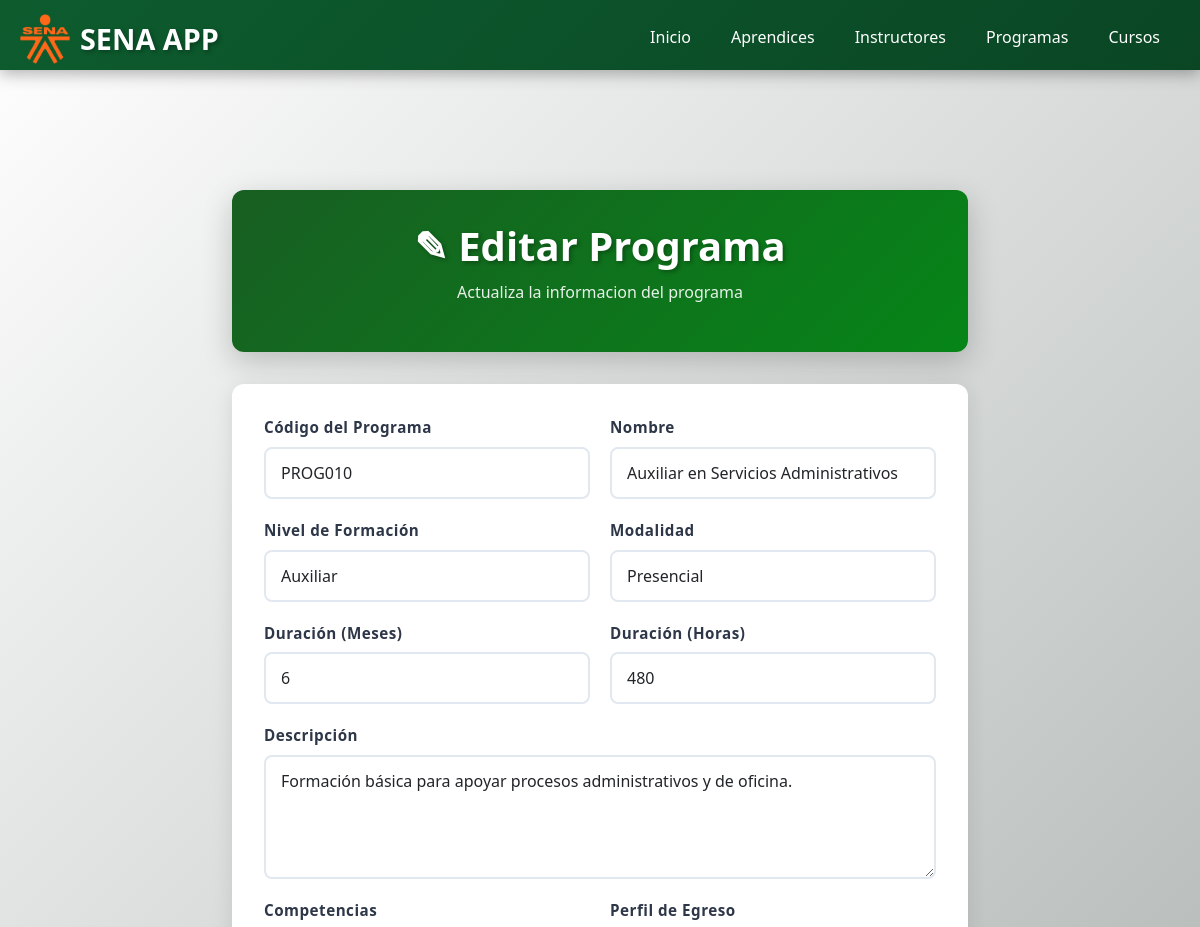
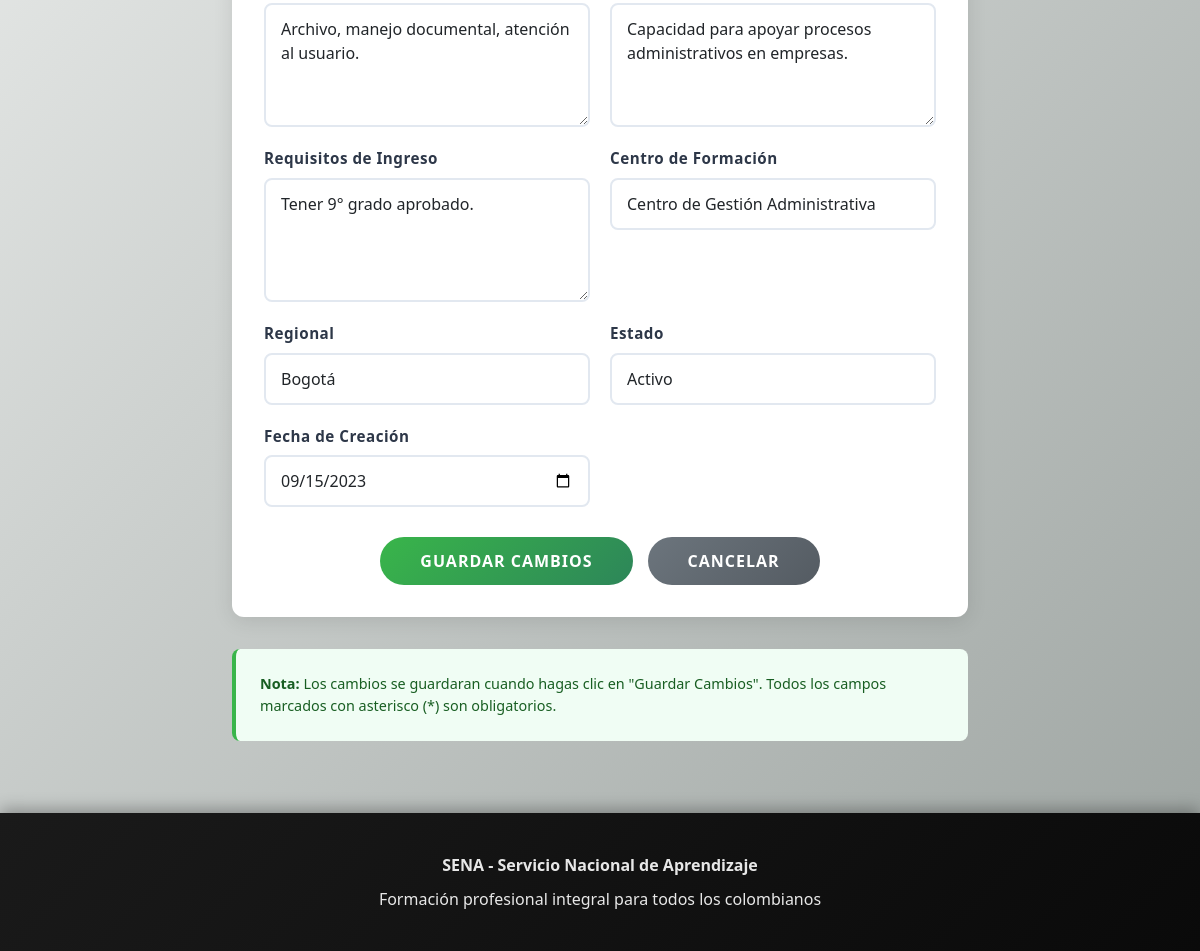
/programas/1/editar/, run on the app's committed database (2 pictures, top to bottom).
### programas/models.py (models this page shows, shortened)
class Programa(models.Model):
    NIVEL_FORMACION_CHOICES = [
        ('AUX', 'Auxiliar'),
        ('OPE', 'Operario'),
        ('TEC', 'Técnico'),
        ('TGL', 'Tecnólogo'),
        ('ESP', 'Especialización Tecnológica'),
        ('COM', 'Complementario'),
    ]
    MODALIDAD_CHOICES = [
        ('PRE', 'Presencial'),
        ('VIR', 'Virtual'),
        ('MIX', 'Mixta'),
    ]
    ESTADO_CHOICES = [
        ('ACT', 'Activo'),
        ('INA', 'Inactivo'),
        ('SUS', 'Suspendido'),
        ('CAN', 'Cancelado'),
    ]
    codigo = models.CharField(max_length=20, unique=True, verbose_name="Código del Programa")
    nombre = models.CharField(max_length=200, verbose_name="Nombre del Programa")
    nivel_formacion = models.CharField(max_length=3, choices=NIVEL_FORMACION_CHOICES, verbose_name="Nivel de Formación")
    modalidad = models.CharField(max_length=3, choices=MODALIDAD_CHOICES, default='PRE', verbose_name="Modalidad")
    duracion_meses = models.PositiveIntegerField(verbose_name="Duración en Meses")
    duracion_horas = models.PositiveIntegerField(verbose_name="Duración en Horas")
    descripcion = models.TextField(verbose_name="Descripción del Programa")
    competencias = models.TextField(verbose_name="Competencias a Desarrollar")
    perfil_egreso = models.TextField(verbose_name="Perfil de Egreso")
    requisitos_ingreso = models.TextField(verbose_name="Requisitos de Ingreso")
    centro_formacion = models.CharField(max_length=200, verbose_name="Centro de Formación")
    regional = models.CharField(max_length=100, verbose_name="Regional")
    estado = models.CharField(max_length=3, choices=ESTADO_CHOICES, default='ACT', verbose_name="Estado")
    fecha_creacion = models.DateField(verbose_name="Fecha de Creación del Programa")
    fecha_registro = models.DateTimeField(auto_now_add=True, verbose_name="Fecha de Registro")
    class Meta:
        verbose_name = "Programa de Formación"
        verbose_name_plural = "Programas de Formación"
        ordering = ['nombre']

### programas/views.py (the view, shortened to what this page needs)
# urls.py: path('<int:programa_id>/editar/', views.ProgramaUpdateView.as_view(), name='editar_programa'),
class ProgramaUpdateView(generic.UpdateView):
    model = Programa
    form_class = ProgramaForm
    template_name = 'editar_programa.html'
    success_url = reverse_lazy('programas:lista_programas')
    slug_field = 'id'
    slug_url_kwarg = 'programa_id'

### programas/templates/editar_programa.html (shortened to what this page needs)
{% extends "master.html" %}
{% load bootstrap5 %}
{% block page_content %}
<div style="padding: 2rem; max-width: 800px; margin: 0 auto;">
    <div style="background: linear-gradient(135deg, #185e22ff 0%, #068517ff 100%); padding: 2rem; border-radius: 12px; margin-bottom: 2rem; box-shadow: 0 10px 30px rgba(0,0,0,0.2); text-align: center;">
        <h1 style="color: white; margin: 0; font-size: 2.5rem; font-weight: 700; text-shadow: 2px 2px 4px rgba(0,0,0,0.3);">
            ✎ Editar Programa
        </h1>
        <p style="color: rgba(255,255,255,0.9); margin-top: 10px; font-size: 1rem;">Actualiza la informacion del programa</p>
    </div>
    <div style="background: white; border-radius: 12px; overflow: hidden; box-shadow: 0 4px 20px rgba(0,0,0,0.1); padding: 2rem;">
        <form method="post" novalidate>
            <div style="display: grid; grid-template-columns: 1fr 1fr; gap: 20px;">
                {% for field in form %}
                    {% if field.name not in "photo" %}
                    <div style="grid-column: {% if field.name in 'descripcion' %}1 / -1{% else %}auto{% endif %};">
                        <label for="{{ field.id_for_label }}" style="display: block; color: #2d3748; font-weight: 600; margin-bottom: 8px; font-size: 0.95rem; letter-spacing: 0.5px;">
                            {{ field.label }}
                        </label>
                        {% if field.field.widget.input_type == "checkbox" %}
                            <input type="checkbox" id="{{ field.id_for_label }}" name="{{ field.name }}"
                                   style="width: 18px; height: 18px; cursor: pointer; accent-color: #39b54a;">
                        {% else %}
                            {{ field }}
                        {% endif %}
                    </div>
                    {% endif %}
                {% endfor %}
            </div>
            <div style="display: flex; gap: 15px; margin-top: 30px; justify-content: center;">
                <button type="submit" style="padding: 12px 40px; background: linear-gradient(135deg, #39b54a 0%, #2d8659 100%); color: white; border: none; border-radius: 25px; font-weight: 600; font-size: 1rem; cursor: pointer; transition: all 0.3s ease; text-transform: uppercase; letter-spacing: 1px;"
                        onmouseover="this.style.transform='scale(1.05)'; this.style.boxShadow='0 10px 25px rgba(57, 181, 74, 0.3)'"
                        onmouseout="this.style.transform='scale(1)'; this.style.boxShadow='none'">
                    Guardar Cambios
                </button>
                <a href="/programas/" style="padding: 12px 40px; background: linear-gradient(135deg, #6c757d 0%, #545b62 100%); color: white; text-decoration: none; border-radius: 25px; font-weight: 600; font-size: 1rem; transition: all 0.3s ease; text-transform: uppercase; letter-spacing: 1px; display: inline-block;"
                   onmouseover="this.style.transform='scale(1.05)'; this.style.boxShadow='0 10px 25px rgba(108, 117, 125, 0.3)'"
                   onmouseout="this.style.transform='scale(1)'; this.style.boxShadow='none'">
                    Cancelar
                </a>
            </div>
        </form>
    </div>
    <div style="margin-top: 2rem; padding: 1.5rem; background: #f0fdf4; border-left: 4px solid #39b54a; border-radius: 8px;">
        <p style="color: #185e22; margin: 0; font-size: 0.9rem;">
            <strong>Nota:</strong> Los cambios se guardaran cuando hagas clic en "Guardar Cambios".
            Todos los campos marcados con asterisco (*) son obligatorios.
        </p>
    </div>
</div>
{% endblock %}

### aprendices/static/css/main.css (style rules this page uses)
* { margin: 0; padding: 0; box-sizing: border-box; }
body { font-family: 'Segoe UI', Tahoma, Geneva, Verdana, sans-serif; background: linear-gradient(135deg, #fefffe 0%, #9ca3a0 100%); min-height: 100vh; display: flex; flex-direction: column; }

### programas/templates/editar_programa.html (style rules this page uses)
input[type="text"], input[type="email"], input[type="date"], input[type="tel"], textarea, select { width: 100%; padding: 12px 15px; border: 2px solid #e2e8f0; border-radius: 8px; font-size: 1rem; transition: all 0.3s ease; font-family: 'Segoe UI', Tahoma, Geneva, Verdana, sans-serif; box-sizing: border-box; }
textarea { resize: vertical; min-height: 120px; }

### data on the page
Programa: form "PROG010" "Auxiliar en Servicios Administrativos" "Auxiliar" "Presencial" "6" "480" "Formación básica para apoyar procesos administrativos y de oficina." "Archivo, manejo documental, atención al usuario." "Capacidad para apoyar procesos administrativos en empresas." "Tener 9° grado aprobado." "Centro de Gestión Administrativa" "Bogotá" "Activo" "09/15/2023"

### other printed values
{{ field.label }} "Código del Programa" "Nombre" "Nivel de Formación" "Modalidad" "Duración (Meses)" "Duración (Horas)" "Descripción" "Competencias" "Perfil de Egreso" "Requisitos de Ingreso" "Centro de Formación" "Regional" "Estado" "Fecha de Creación"
